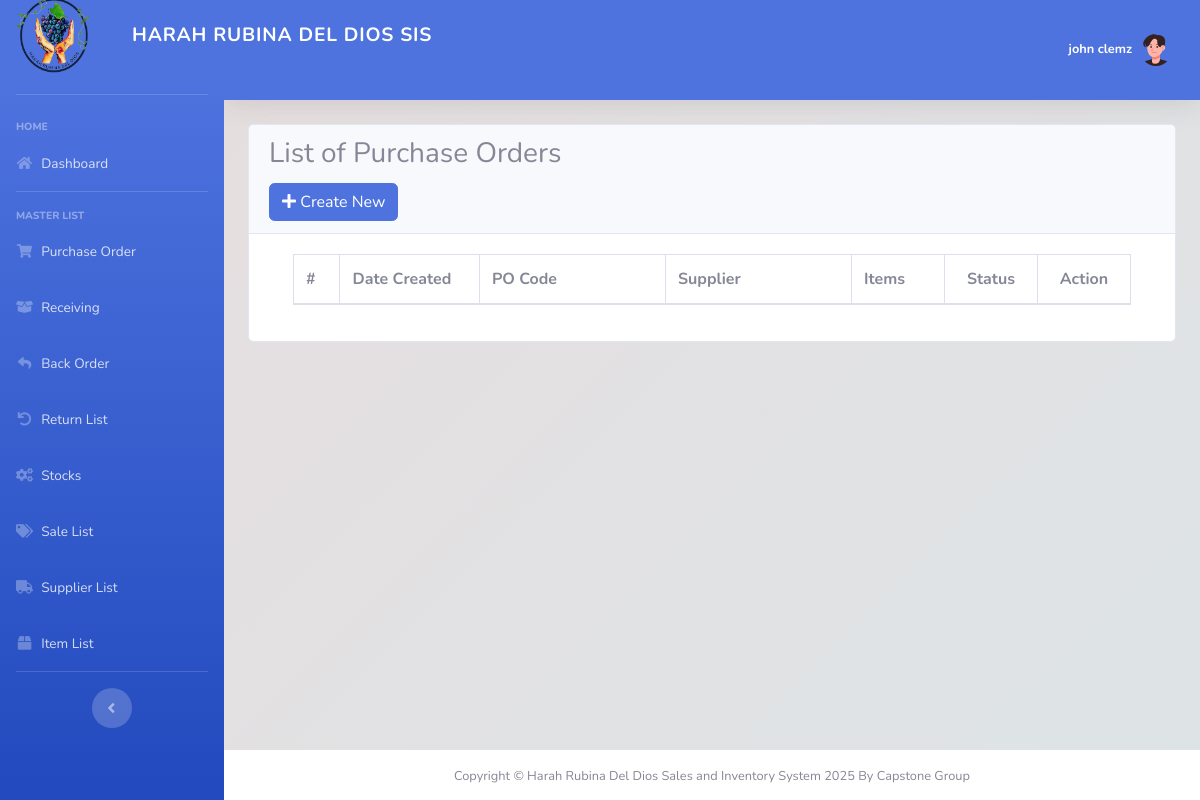
/stock_clerk/purchase_order/index.php (signed in), run on an earlier commit of the app's database.
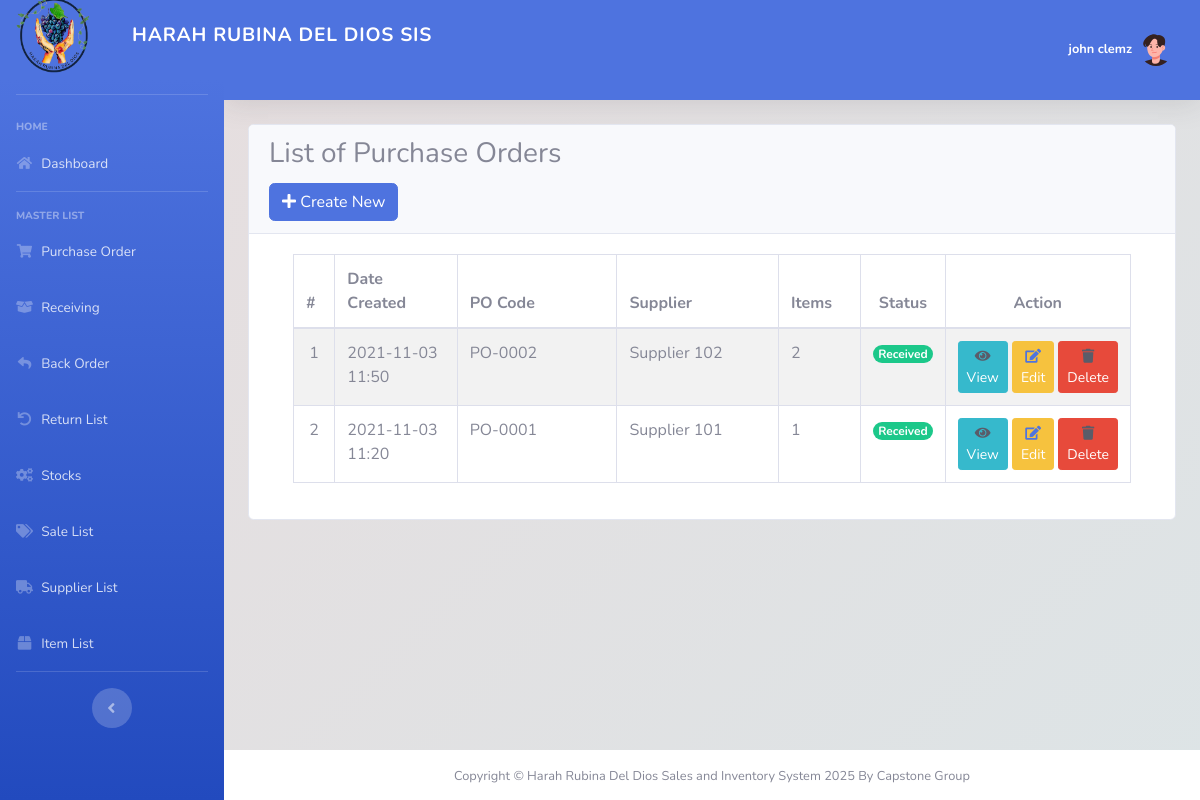
And on a later commit of the database.
### tables this page shows
CREATE TABLE `purchase_order_list` (
  `id` int(30) NOT NULL,
  `po_code` varchar(50) NOT NULL,
  `supplier_id` int(30) NOT NULL,
  `amount` float NOT NULL,
  `discount_perc` float NOT NULL DEFAULT 0,
  `discount` float NOT NULL DEFAULT 0,
  `tax_perc` float NOT NULL DEFAULT 0,
  `tax` float NOT NULL DEFAULT 0,
  `remarks` text NOT NULL,
  `status` tinyint(4) NOT NULL DEFAULT 0 COMMENT '0 = pending, 1 = partially received, 2 =received',
  `date_created` datetime NOT NULL DEFAULT current_timestamp(),
  `date_updated` datetime NOT NULL DEFAULT current_timestamp() ON UPDATE current_timestamp()
);

CREATE TABLE `supplier_list` (
  `id` int(30) NOT NULL,
  `name` text NOT NULL,
  `address` text NOT NULL,
  `cperson` text NOT NULL,
  `contact` text NOT NULL,
  `status` tinyint(1) NOT NULL DEFAULT 1,
  `date_created` datetime NOT NULL DEFAULT current_timestamp(),
  `date_updated` datetime NOT NULL DEFAULT current_timestamp() ON UPDATE current_timestamp()
);

### stock_clerk/purchase_order/index.php (the view, shortened to what this page needs)
<?php
include '../includes/sidebar.php';
?>
<div class="card card-outline card-primary">
    <div class="card-header">
        <h3 class="card-title">List of Purchase Orders</h3>
        <div class="card-tools">
            <a href="manage_po.php" class="btn btn-flat btn-primary"><span class="fas fa-plus"></span> Create New</a>
        </div>
    </div>
    <div class="card-body">
        <div class="container-fluid">
            <table class="table table-bordered table-striped" id="poTable">
                <colgroup>
                    <col width="5%">
                    <col width="15%">
                    <col width="20%">
                    <col width="20%">
                    <col width="10%">
                    <col width="10%">
                    <col width="10%">
                </colgroup>
                <thead>
                    <tr>
                        <th>#</th>
                        <th>Date Created</th>
                        <th>PO Code</th>
                        <th>Supplier</th>
                        <th>Items</th>
                        <th class="text-center">Status</th>
                        <th class="text-center">Action</th>
                    </tr>
                </thead>
                <tbody>
                    <?php
                    $i = 1;
                    $qry = $conn->query("SELECT p.*, s.name as supplier FROM `purchase_order_list` p INNER JOIN supplier_list s ON p.supplier_id = s.id ORDER BY p.`date_created` DESC");
                    while ($row = $qry->fetch_assoc()):
                        $row['items'] = $conn->query("SELECT COUNT(item_id) AS items FROM `po_items` WHERE po_id = '{$row['id']}'")->fetch_assoc()['items'];
                    ?>
                        <tr>
                            <td class="text-center"><?php echo $i++; ?></td>
                            <td><?php echo date("Y-m-d H:i", strtotime($row['date_created'])); ?></td>
                            <td><?php echo $row['po_code']; ?></td>
                            <td><?php echo $row['supplier']; ?></td>
                            <td class="text-left"><?php echo number_format($row['items']); ?></td>
                            <td class="text-center">
                                <?php if ($row['status'] == 0): ?>
                                    <span class="badge badge-primary rounded-pill">Pending</span>
                                <?php elseif ($row['status'] == 1): ?>
                                    <span class="badge badge-warning rounded-pill">Partially received</span>
                                <?php elseif ($row['status'] == 2): ?>
                                    <span class="badge badge-success rounded-pill">Received</span>
                                <?php else: ?>
                                    <span class="badge badge-danger rounded-pill">N/A</span>
                                <?php endif; ?>
                            </td>
                            <td class="center">
                                <div class="d-flex justify-content-center">
                                    <a class="btn btn-sm btn-info mr-1" href="view_po.php?id=<?php echo $row['id']; ?>" data-id="<?php echo $row['id']; ?>"><span class="fa fa-eye text-dark"></span> View</a>
                                    <a class="btn btn-sm btn-warning mr-1" href="manage_po.php?id=<?php echo $row['id']; ?>" data-id="<?php echo $row['id']; ?>"><span class="fa fa-edit text-primary"></span> Edit</a>
                                    <a class="btn btn-sm btn-danger delete_data" href="javascript:void(0)" data-id="<?php echo $row['id']; ?>"><span class="fa fa-trash text-dark"></span> Delete</a>
                                </div>
                            </td>
                        </tr>
                    <?php endwhile; ?>
                </tbody>
            </table>
        </div>
    </div>
</div>
<?php include '../includes/footer.php'; ?>

What changed in the data, as far as the page shows it:
added purchase_order_list: date_created "2021-11-03 11:50", po_code "PO-0002", supplier.name "Supplier 102", items "2", status "Received"
added purchase_order_list: date_created "2021-11-03 11:20", po_code "PO-0001", supplier.name "Supplier 101", items "1", status "Received"
